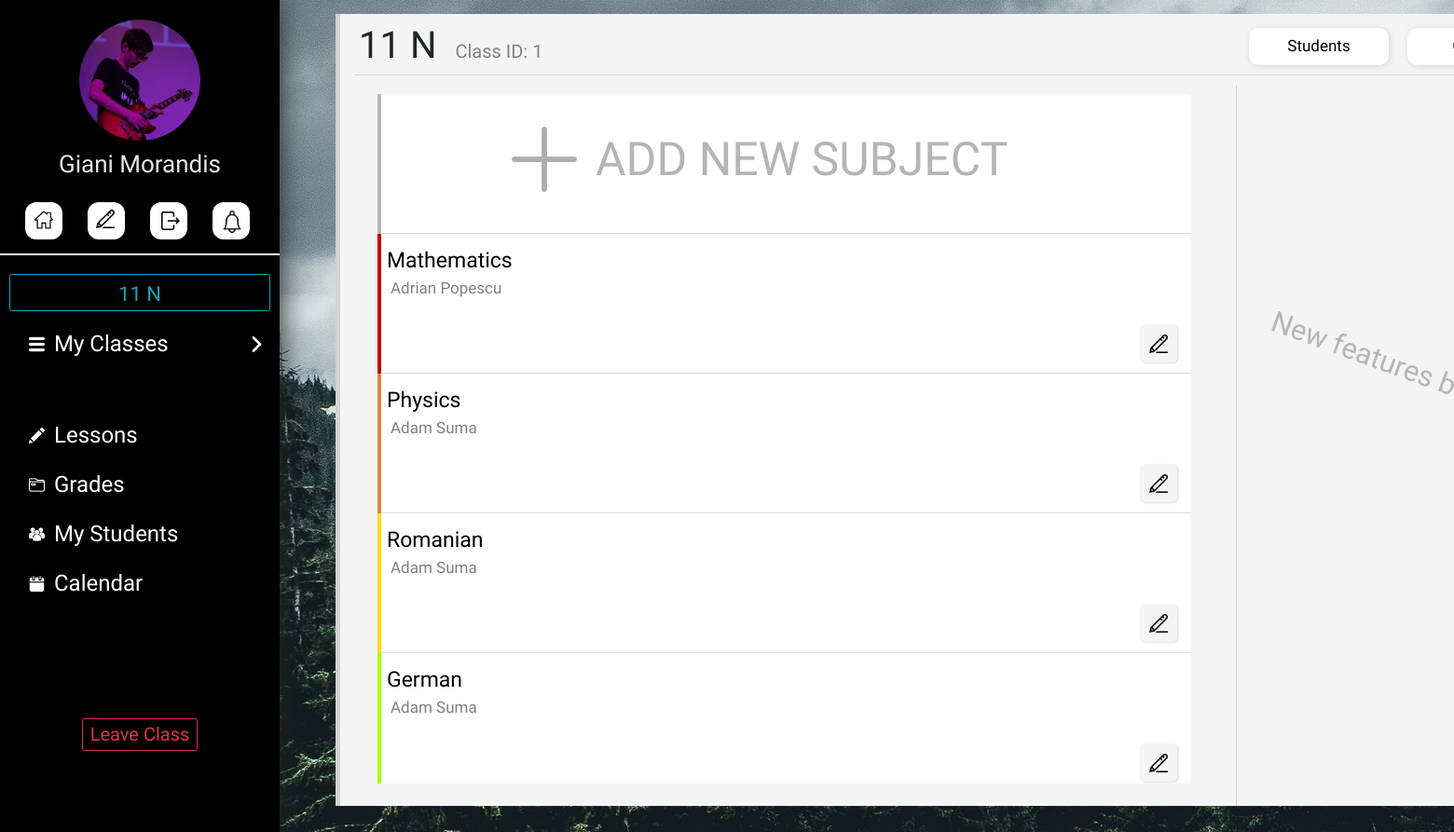
Page /welcome/teacher/main_class/ (signed in) on the committed database.
### account/models.py (models this page shows, shortened)
class Userprofile(models.Model):
    TYPE_CHOICES = (
        ('student', 'Student'),
        ('teacher', 'Teacher')
    )
    user = models.OneToOneField(User, on_delete=models.CASCADE)
    user_type = models.CharField(max_length=30, choices=TYPE_CHOICES)
    profile_picture = models.ImageField(upload_to=profile_image_path, blank=True, null=True)
    main_class = models.ForeignKey(MainClass, on_delete=models.SET_NULL, null=True, blank=True)
    id_number = models.IntegerField(blank=True, null=True)
    teaching_subject = models.CharField(max_length=100, blank=False, null=True)
    teaching_certificate = models.FileField(upload_to=certificate_file_path, blank=True, null=True)

class MainClass(models.Model):
    name = models.CharField(max_length=8)
    semester = models.IntegerField(default=1)

class SubClass(models.Model):
    name = models.CharField(max_length=20,blank=False,  null=False)
    subject = models.CharField(max_length=40, blank=True, null=True)
    teacher = models.ForeignKey(Userprofile, on_delete=models.SET_NULL, null=True)
    main_class = models.ForeignKey(MainClass, on_delete=models.CASCADE, null=False)
    color_code = models.CharField(max_length=6, default="C70000")
    def __str__(self):
        return self.main_class.name + " " + self.name

### account/views.py (the view)
@login_required
def mainclass_home(request):
    rd = handle_redirect('teacher', request.user.userprofile.user_type)
    if rd:
        return redirect('account:' + rd)
    if not request.user.userprofile.main_class:
        return redirect('account:teacher_home')
    template_name = 'account/basic_teacher/mainclass_home.html'
    return render(request, template_name)

### account/views.py (called while the page is built)
def handle_redirect(view_type, user_type):
    if view_type != user_type:
        if user_type == "student":
            return 'student_home'
        elif user_type == "teacher":
            return 'teacher_home'

### account/templates/account/basic_teacher/mainclass_home.html (shortened to what this page needs)
{% extends 'account/teacher_base.html' %}
{% block body %}
<div style="margin-left:33rem;float:left;overflow:hidden;">
    <div class="lesson-maindiv" style="border-left: 0.5rem solid lightgrey;background-color:#F4F4F4;height:85rem;">
        <h1 class="lesson-title-detail" style="float:left;">{{user.userprofile.main_class.name}}</h1>
            <h1 class="lesson-title-detail" style="float:left;color:grey; font-size:20px;margin-top:2.8rem;">Class ID: {{user.userprofile.main_class.id}}</h1>
        <div class='mainclass-topbar-button' style="width:15rem;text-align:center;border-radius:1rem;margin-right:2rem;" >
            <h1 style="font-size:17px; font-family: 'Muli', sans-serif;margin-top:0.9rem;">Grades</h1>
        </div>
        <a href="{% url 'account:mainclass_students' %}" style="text-decoration:none;color:black;">
        <div class='mainclass-topbar-button' style="width:15rem;text-align:center;border-radius:1rem;margin-right:2rem;" >
            <h1 style="font-size:17px; font-family: 'Muli', sans-serif;margin-top:0.9rem;">Students</h1>
        </div>
        </a>
        <div style="height:0.1rem; width:97%; background-color:#D2D2D2; margin-top:6.5rem; margin-left:1.5rem;"></div>
        <div style="overflow-y:auto;overflow-x:hidden;width:61.5%;height:87%; background-color:#F4F4F4;margin-left:2rem; margin-top:2rem;float:left;">
            <a href="{% url 'account:add_subclass_request' %}" style="color:black;">
                <div class="list-card-mainclass" style="border-bottom: 0.1rem solid #DCDCDC; width:95%; margin-left:2rem;">
                    <div style="background-color:#B5B5B5; width:0.4rem; height:15rem;float:left;"></div>
                    <img src="/media/extra/plus.png" style="width:7rem; height:7rem;margin-top:3.5rem;margin-left:14rem;float:left;" />
                    <h1 style="font-size:50px;font-family:'Muli', sans-serif; color:#B5B5B5; float:left;margin-top:4rem;margin-left:2rem;">ADD NEW SUBJECT</h1>
                </div>
                <div style="height:0.1rem; width:140rem;float:left;margin-bottom:-0.1rem;"></div>
            </a>
            {% for subclass in user.userprofile.main_class.subclass_set.all %}
                <a href="#" style="color:black;">
                    <div class="list-card-mainclass" style="border-bottom: 0.1rem solid #DCDCDC; width:95%; margin-left:2rem;">
                        <div style="background-color:#{{subclass.color_code}}; width:0.4rem; height:15rem;float:left;"></div>
                        <h1 class="lesson-title">{{subclass.name}}</h1>
                        <h1 class="lesson-subtitle">{{subclass.teacher.user.first_name}} {{subclass.teacher.user.last_name}}</h1>
                        <button onclick="window.location.href = '{% url 'account:edit_subclass' subclass.id %}';" class="notification-button" style="margin-top:5rem;border:none;">
                        <img src="/media/extra/pencil_black.png" style="width:2rem;height:2rem;margin-top:0rem;margin-left:-0.1rem;" />
                        </button>
                    </div>
                    <div style="height:0.1rem; width:140rem;float:left;margin-bottom:-0.1rem;"></div>
                </a>
            {% endfor %}
            <br>
        </div>
        <div style="float:right; width:34%; height:87%; margin-top:2rem;margin-right:2rem;">
            <h1 style="transform: rotate(+20deg);font-size:31px;font-family:'Open Sans', sans-serif; color:#B5B5B5; float:left;margin-top:30rem;margin-left:2rem;">New features being developed :)</h1>
        </div>
        <br>
    </div>
</div>
{% endblock %}

### account/templates/account/teacher_base.html (shortened to what this page needs)
<!DOCTYPE html>
<html>
<head>
	{% load static %}
		<link rel="stylesheet" href="https://maxcdn.bootstrapcdn.com/bootstrap/3.3.6/css/bootstrap.min.css" />
        <link rel="stylesheet" href="https://stackpath.bootstrapcdn.com/bootstrap/4.1.3/css/bootstrap.min.css">
		<link rel="stylesheet" type="text/css" href="{% static 'account/style.css' %}" />
<head>
<body>
    <div class="sidenav" id="sidenav">
    <center>
        {% if user.userprofile.profile_picture %}
            <img src="{{user.userprofile.profile_picture.url}}" style="width: 13rem; height:13rem; border-radius: 50%; margin-top:7%;" />
        {% else %}
            <img src="/media/extra/Steach_logo.png" style="width: 100%; float:left; margin-left:-2%;" />
            {% endif %}
            <h1 class='welcome-text' style="margin-top: 1rem; font-size:260%">{{user.first_name}} {{user.last_name}}</h1>
            <a href="{% url 'account:student_home' %}">
                <div class='home-sidebar-button' title="Home">
                    <img src="/media/extra/home.png" style="width: 2rem; height:2rem; margin-top:22%; margin-left:2%;" />
                </div>
            </a>
            <a href="{% url 'account:edit_teacher_profile'%}">
            <div class='home-sidebar-button' title="Edit Profile">
                <img src="/media/extra/pencil_black.png" style="width: 2rem; height:2rem; margin-top:20%; margin-left:-5%;" />
            </div>
            </a>
            <a href="{% url 'account:logout'%}">
            <div class='home-sidebar-button' title="Logout">
                <img src="/media/extra/exit.png" style="width: 2rem; height:2rem; margin-top:25%; margin-left: 10%;" />
            </div>
            </a>
            <a href="{% url 'account:teacher_notifications' %}">
                <div class='home-sidebar-button' style="" title="Notfications">
                    <img src="/media/extra/notification.png" style="width: 2.4rem; height:2.4rem; margin-top:22%;float:left; margin-left:0.9rem;;" />
                </div>
            </a>
            </center>
            <br>
            <div style="width:100%; height:0.2rem; background-color:white; float:left; margin-top:1.5rem;"></div>
            {% if not user.userprofile.main_class %}
                <a href="{% url 'account:add_mainclass' %}"><div class="join-class-button" style="width:27rem; height:3rem;margin-top:1.5rem;"><h1 class="welcome-text" style="color: black; margin-top: 0.3rem;font-size:20px">Create Main Class</h1></div></a>
            {% else %}
                <center>
                <a href="{% url 'account:mainclass_home'%}">
                <button class="btn btn-outline-info" style='margin-top:2rem;width:28rem; height:4rem; font-family: "Source Sans Pro", sans-serif; font-size:22px;'>{{ user.userprofile.main_class.name }}</button>
                </a>
                </center>
            {% endif %}
            {% if user.userprofile.subclass_set.all %}
            <button class="mainclass-button" style="margin-top:1rem;" id="mainclass-home" onclick="show_hide()">
                <img src="/media/extra/menu.png" style="width:17px; height:17px;float:left; margin-left:2rem;margin-top:1.1rem;"/>
                <h1 class="sidenav-element" id="sidenav-mainclass">My Classes</h1>
                <img class="arrow-right" src="/media/extra/right-arrow.png" style="width:17px; height:17px;float:right;margin-top:1.1rem;"/>
            </button>
            <br><br><br><br><br><br><br>
            <a href="{% url 'account:teacher_lessons' 0 %}">
                <button class="mainclass-button" style="border-radius: 5px 5px 5px 5px;">
                    <img src="/media/extra/test2.png" style="width:17px; height:17px;float:left; margin-left:2rem;margin-top:1.1rem;"/>
                    <h1 class="sidenav-element" id="sidenav-mainclass">Lessons</h1>
                </button>
            </a>
            <a href="{% url 'account:student_grades' 0 %}">
                <button class="mainclass-button" style="border-radius: 5px 5px 5px 5px;">
                    <img src="/media/extra/folder.png" style="width:17px; height:17px;float:left; margin-left:2rem;margin-top:1.1rem;"/>
                    <h1 class="sidenav-element" id="sidenav-mainclass">Grades</h1>
                </button>
            </a>
            <button class="mainclass-button" style="border-radius: 5px 5px 5px 5px;">
                <img src="/media/extra/teachers.png" style="width:17px; height:17px;float:left; margin-left:2rem;margin-top:1.1rem;"/>
                <h1 class="sidenav-element" id="sidenav-mainclass">My Students</h1>
            </button>
            <a href="{% url 'account:student_calendar' 0 0 %}">
            <button class="mainclass-button" style="border-radius: 5px 5px 5px 5px;">
                <img src="/media/extra/calendar.png" style="width:17px; height:17px;float:left; margin-left:2rem;margin-top:1.1rem;"/>
                <h1 class="sidenav-element" id="sidenav-mainclass">Calendar</h1>
            </button>
            </a>
            <center><button class="btn btn-outline-danger" style="height:3.5rem;margin-top:12rem;"><h1 style="font-size:20px;font-family: 'Raleway', sans-serif;">Leave Class</h1></buttton></center>
        {% endif %}
    </div>
    <div class="main-div" id="main">
    {% block body %}
    {% endblock %}
    </div>
</body>
</html>

### account/static/account/style.css (style rules this page uses)
body { background-image: url(bg-forest.jpg); background-attachment: fixed; }
.main-div { opacity: 0; transition: opacity 0.4s; }
.welcome-text { margin-top: 0rem; font-family: 'Raleway', sans-serif; font-size: 35px; color: #E7E7E7; }
.sidenav { position: fixed; height: 100%; width: 30rem; float: left; background-color: black; box-shadow: 1px 1px 30px; overflow-y: scroll; }
.home-sidebar-button { width: 4rem; height: 4rem; border-radius: 30%; background-color: white; float: left; margin-left: 9%; margin-top: 2rem; transition: background-color 0.2s; }
.mainclass-button { float: left; margin-left: 0.5rem; margin-top: 0.3rem; background-color: black; border: None; border-radius: 5px 5px 0px 0px; outline: none; color: white; width: 95%; height: 5rem; transition: background-color 0.2s; }
.sidenav-element { margin-left: 1rem; margin-right: 5rem; float: left; font-family: 'Source Sans Pro', sans-serif; font-size: 24px; margin-top: 0.5rem; }
.arrow-right { display: block; transition: display 0.2s; }
.lesson-title { font-family: 'Source Sans Pro', sans-serif; font-size: 23px; margin-top: 1.5rem; margin-left: 1rem; }
.lesson-subtitle { font-family: 'Source Sans Pro', sans-serif; font-size: 17px; color: grey; float: left; margin-left: 1rem; }
.lesson-maindiv { width: 150rem; background-color: white; border-radius: 0px 10px 10px 0px; margin-top: 1.5rem; margin-left: 3rem; overflow: hidden }
.lesson-title-detail { font-size: 40px; font-family: 'Source Sans Pro', sans-serif; float: left; margin-top: 1rem; margin-left: 2rem; }
.mainclass-topbar-button { width: 4rem; height: 4rem; border-radius: 30%; float: right; transition: background-color 0.2s; background-color: white; margin-top: 1.5rem; box-shadow: 1px 1px 6px lightgrey; }
.list-card-mainclass { height: 15rem; width: 140rem; float: left; background-color: white; transition: background-color 0.2s; }
.notification-button { border-radius: 0.5rem; width: 4rem; height: 4rem; background-color: #F4F4F4; float: right; margin-top: 10rem; margin-right: 1.5rem; box-shadow: 1px 0.5px 2.5px lightgrey; transition: background-color 0.2s; }

### rows in the picture
SubClass: name "Mathematics", teacher.user.first_name "Adrian", teacher.user.last_name "Popescu"
SubClass: name "Physics", teacher.user.first_name "Adam", teacher.user.last_name "Suma"
SubClass: name "Romanian", teacher.user.first_name "Adam", teacher.user.last_name "Suma"
SubClass: name "German", teacher.user.first_name "Adam", teacher.user.last_name "Suma"

### other values in the picture
{{ user.first_name }} "Giani"
{{ user.last_name }} "Morandis"
{{ user.userprofile.main_class.name }} "11 N"
{{ user.userprofile.main_class.id }} "1"
